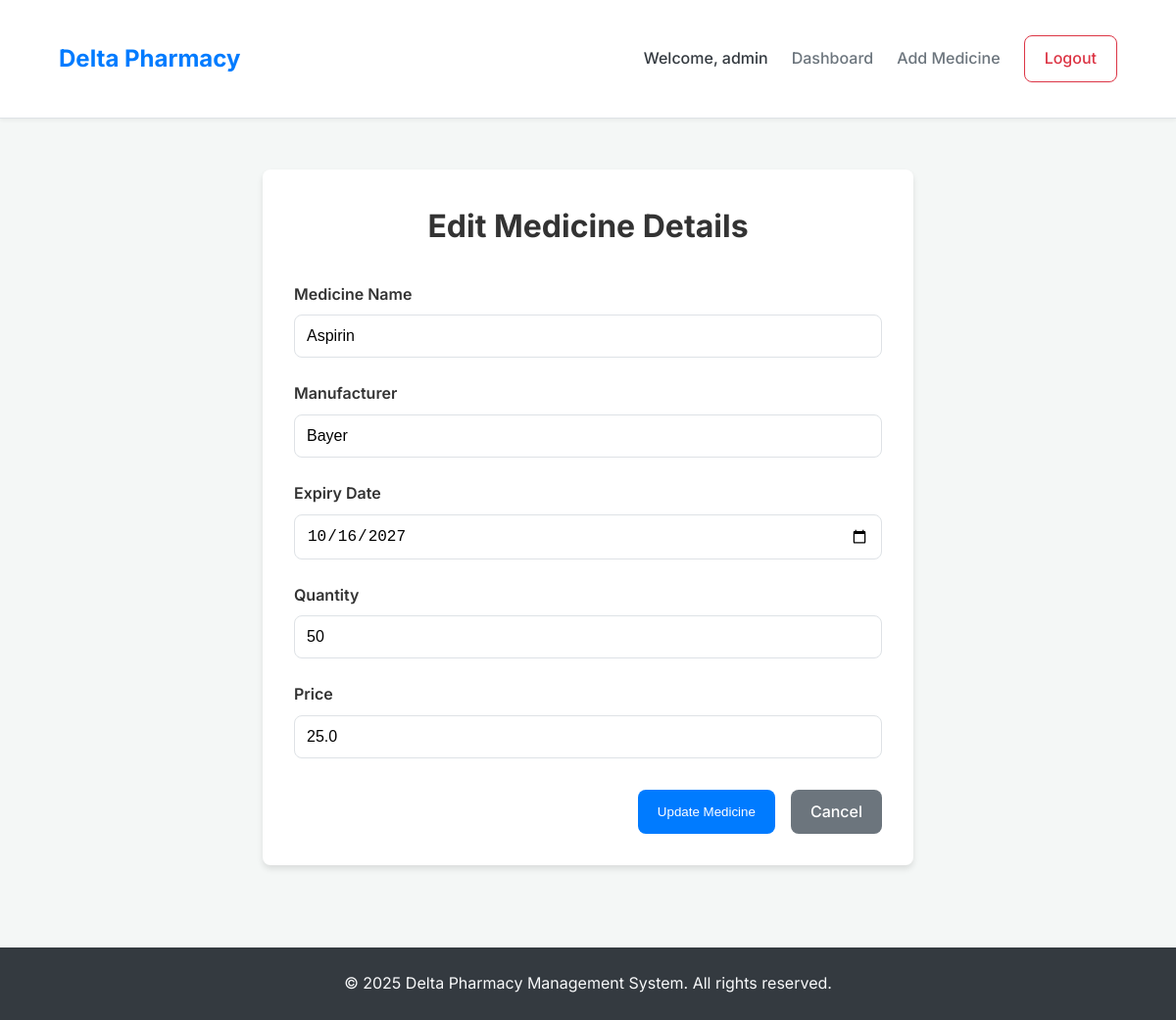
The page /edit_medicine/2 (signed in) on the database its author committed.
### app.py (models this page shows, shortened)
class Medicine(db.Model):
    id = db.Column(db.Integer, primary_key=True)
    name = db.Column(db.String(100), nullable=False)
    manufacturer = db.Column(db.String(100), nullable=False)
    expiry_date = db.Column(db.Date, nullable=False)
    quantity = db.Column(db.Integer, nullable=False)
    price = db.Column(db.Float, nullable=False)
    added_by = db.Column(db.Integer, db.ForeignKey('user.id'), nullable=False)

### app.py (the view, shortened to what this page needs)
@app.route('/edit_medicine/<int:medicine_id>', methods=['GET', 'POST'])
def edit_medicine(medicine_id):
    if 'user_id' not in session:
        return redirect(url_for('login'))
    medicine = Medicine.query.get_or_404(medicine_id)
    return render_template('edit_medicine.html', medicine=medicine)

### templates/edit_medicine.html
{% extends 'base.html' %}
{% block content %}
<div class="form-container">
    <h1>Edit Medicine Details</h1>
    <form method="POST" action="{{ url_for('edit_medicine', medicine_id=medicine.id) }}" class="styled-form">
        <div class="form-group">
            <label for="name">Medicine Name</label>
            <input type="text" id="name" name="name" class="form-control" value="{{ medicine.name }}" required>
        </div>
        <div class="form-group">
            <label for="manufacturer">Manufacturer</label>
            <input type="text" id="manufacturer" name="manufacturer" class="form-control" value="{{ medicine.manufacturer }}" required>
        </div>
        <div class="form-group">
            <label for="expiry_date">Expiry Date</label>
            <input type="date" id="expiry_date" name="expiry_date" class="form-control" value="{{ medicine.expiry_date.strftime('%Y-%m-%d') }}" required>
        </div>
        <div class="form-group">
            <label for="quantity">Quantity</label>
            <input type="number" id="quantity" name="quantity" class="form-control" min="0" value="{{ medicine.quantity }}" required>
        </div>
        <div class="form-group">
            <label for="price">Price</label>
            <input type="number" id="price" name="price" class="form-control" step="0.01" min="0" value="{{ medicine.price }}" required>
        </div>
        <div class="form-actions">
            <button type="submit" class="btn btn-primary">Update Medicine</button>
            <a href="{{ url_for('index') }}" class="btn btn-secondary">Cancel</a>
        </div>
    </form>
</div>
{% endblock %}

### static/style.css (style rules this page uses)
:root { --primary-color: #007bff; --primary-hover-color: #0056b3; --secondary-color: #6c757d; --secondary-hover-color: #5a6268; --danger-color: #dc3545; --danger-hover-color: #c82333; --success-color: #28a745; --info-color: #17a2b8; --light-color: #f8f9fa; --dark-color: #343a40; --background-color: #f4f7f6; --text-color: #333; --border-color: #dee2e6; --card-bg: #ffffff; --shadow: 0 4px 6px rgba(0, 0, 0, 0.1); --border-radius: 8px; --font-family: 'Inter', sans-serif; }
body { font-family: var(--font-family); background-color: var(--background-color); color: var(--text-color); margin: 0; line-height: 1.6; display: flex; flex-direction: column; min-height: 100vh; }
.btn { padding: 10px 20px; border: none; border-radius: var(--border-radius); cursor: pointer; font-weight: 500; text-decoration: none; display: inline-block; transition: background-color 0.3s ease, transform 0.2s ease; text-align: center; }
.btn-primary { background-color: var(--primary-color); color: white; }
.btn-secondary { background-color: var(--secondary-color); color: white; }
.form-group { margin-bottom: 1.5rem; }
.form-control { width: 100%; padding: 12px; border: 1px solid var(--border-color); border-radius: var(--border-radius); box-sizing: border-box; font-size: 1rem; transition: border-color 0.3s ease, box-shadow 0.3s ease; }
label { display: block; margin-bottom: 0.5rem; font-weight: 600; }
.form-container { background: var(--card-bg); padding: 2rem; border-radius: var(--border-radius); box-shadow: var(--shadow); max-width: 600px; margin: 2rem auto; }
.form-container h1 { text-align: center; margin-top: 0; margin-bottom: 2rem; }
.form-actions { display: flex; justify-content: flex-end; gap: 1rem; margin-top: 2rem; }

### rows shown on the page
Medicine: name "Aspirin", manufacturer "Bayer", expiry_date "10/16/2027", quantity "50", price "25.0"

### other values the page prints
{{ session['username'] }} "admin"
